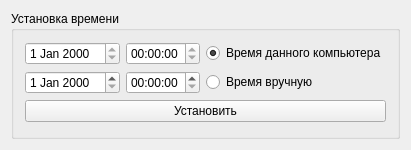
<?xml version="1.0" encoding="UTF-8"?>
<ui version="4.0">
 <class>TimeSet</class>
 <widget class="QWidget" name="TimeSet">
  <property name="geometry">
   <rect>
    <x>0</x>
    <y>0</y>
    <width>409</width>
    <height>150</height>
   </rect>
  </property>
  <property name="windowTitle">
   <string>УКМ Установка времени</string>
  </property>
  <layout class="QGridLayout" name="gridLayout_3">
   <item row="0" column="0">
    <widget class="QGroupBox" name="allBox">
     <property name="title">
      <string>Установка времени</string>
     </property>
     <layout class="QGridLayout" name="gridLayout">
      <item row="1" column="0">
       <widget class="QDateEdit" name="otherHostDate"/>
      </item>
      <item row="1" column="1">
       <widget class="QTimeEdit" name="otherHostTime"/>
      </item>
      <item row="1" column="2">
       <widget class="QRadioButton" name="otherHostRadio">
        <property name="text">
         <string>Время вручную</string>
        </property>
       </widget>
      </item>
      <item row="0" column="0">
       <widget class="QDateEdit" name="curHostDate">
        <property name="readOnly">
         <bool>true</bool>
        </property>
       </widget>
      </item>
      <item row="0" column="1">
       <widget class="QTimeEdit" name="curHostTime">
        <property name="readOnly">
         <bool>true</bool>
        </property>
       </widget>
      </item>
      <item row="0" column="2">
       <widget class="QRadioButton" name="curHostRadio">
        <property name="text">
         <string>Время данного компьютера</string>
        </property>
        <property name="checked">
         <bool>true</bool>
        </property>
       </widget>
      </item>
      <item row="6" column="0" colspan="3">
       <widget class="QPushButton" name="setButton">
        <property name="text">
         <string>Установить</string>
        </property>
       </widget>
      </item>
     </layout>
    </widget>
   </item>
  </layout>
 </widget>
 <layoutdefault spacing="6" margin="11"/>
 <resources/>
 <connections/>
</ui>
